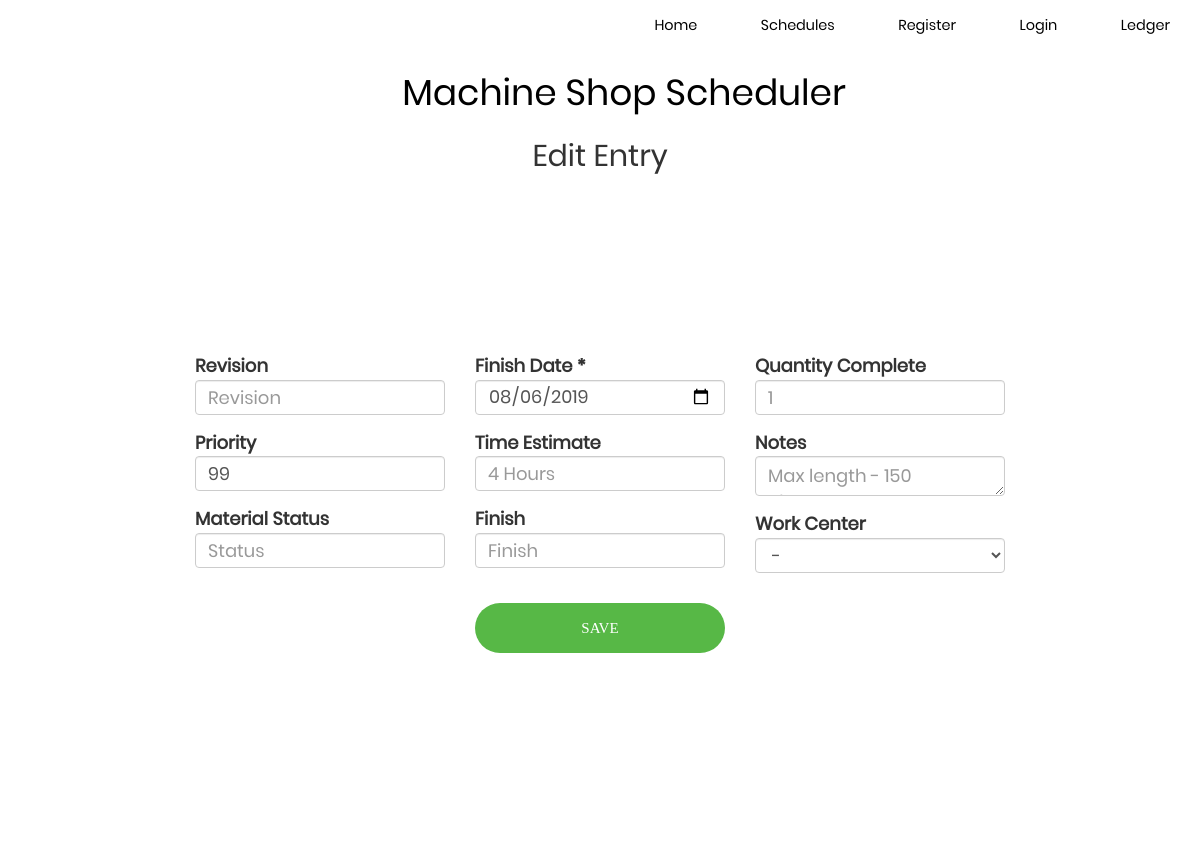
The app's page /item/85, older data.
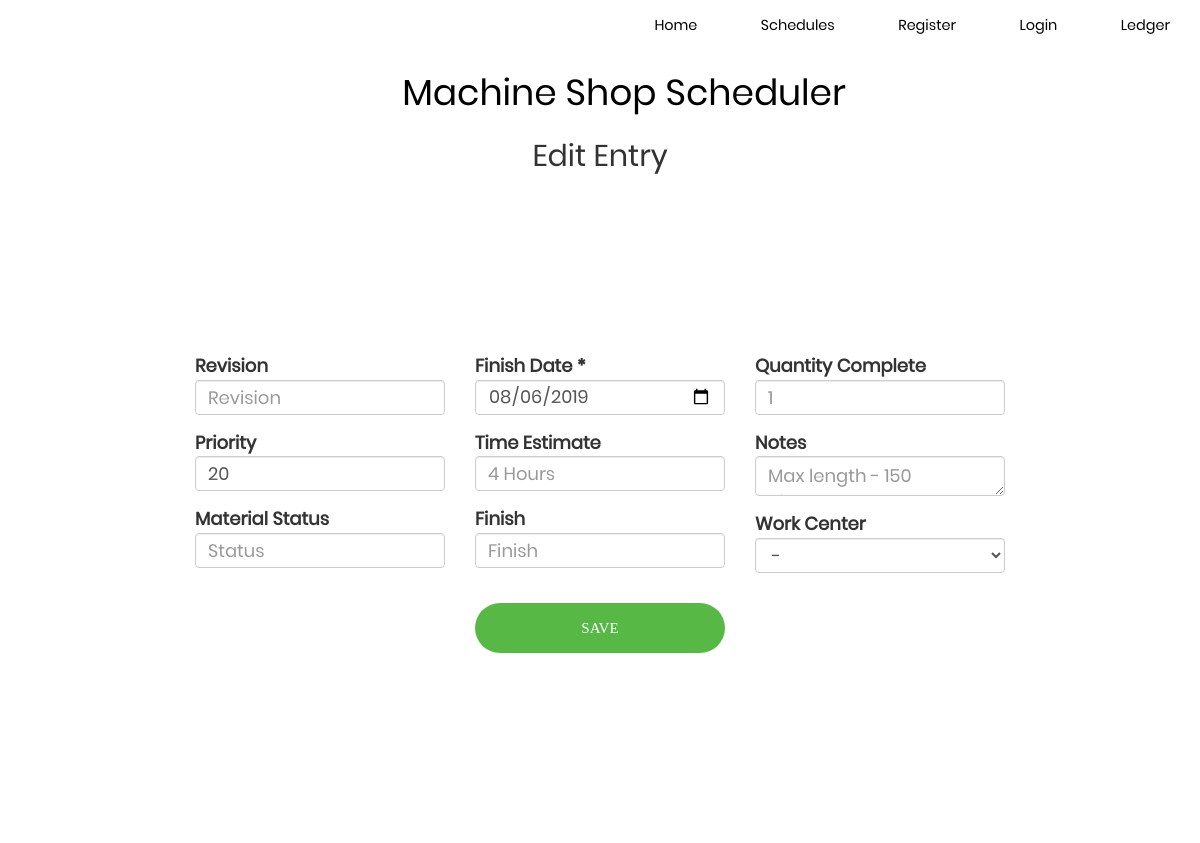
The same page, newer data.
### models.py (models this page shows, shortened)
class Schedule(db.Model):
    __tablename__ = "schedule"
    id = db.Column(db.Integer, primary_key=True)
    due_date = db.Column(db.Date)
    part_number = db.Column(db.String)
    part_description = db.Column(db.String)
    job_number = db.Column(db.Integer)
    work_number = db.Column(db.String)
    part_quantity = db.Column(db.Integer)
    part_location = db.Column(db.String)
    entry_time = db.Column(db.String)
    entry_date = db.Column(db.Date)
    employee_id = db.Column(db.String)
    comments = db.Column(db.String)
    revision = db.Column(db.String)
    material_status = db.Column(db.String)
    machine_center = db.Column(db.String)
    original_estimated_time = db.Column(db.String)
    quantity_complete = db.Column(db.String)
    actual_time = db.Column(db.String)
    archived = db.Column(db.Boolean)
    priority = db.Column(db.Integer)
    finish = db.Column(db.String)
    pdf = db.Column(db.String)

### main.py (the view)
@app.route('/item/<int:id>', methods=['GET', 'POST'])
def edit(id):
    qry = db_session.query(Schedule).filter(Schedule.id == id)
    entry = qry.first()
    if entry:
        form = SchedulerDataEntryForm(formdata=request.form, obj=entry)
        if request.method == 'POST':
            edit_entry(form, entry)
            return redirect('/schedules/master')
        return render_template('edit.html', form=form)
    else:
        return 'Error loading #{id}. Please report this issue.'.format(id=id)

### forms.py
class SchedulerDataEntryForm(Form):
    due_date = StringField('Finish Date *')
    employee_id = StringField('Employee')
    part_number = StringField('Barcode *')
    comments = TextAreaField('Notes', render_kw={"rows": 1, "cols": 20})
    revision = StringField('Revision')
    original_estimated_time = StringField('Time Estimate')
    quantity_complete = StringField('Quantity Complete')
    priority = StringField('Priority')
    material_status = StringField('Material Status')
    finish = StringField('Finish')
    work_center = SelectField(choices=[('-', '-'), ('CNCP', 'CNCP'), ('LASR', 'LASR'), ('MNUL', 'MNUL'), ('MS', 'MS'),
                                       ('MSO', 'MSO'), ('NLLG', 'NLLG'), ('NLMD', 'NLMD'), ('NMLG', 'NMLG'),
                                       ('NMSM', 'NMSM'), ('PNT', 'PNT'), ('SAWS', 'SAWS'), ('SMBK', 'SMBK'),
                                       ('SMPC', 'SMPC'), ('WELD', 'WELD')])

### Templates/edit.html (shortened to what this page needs)
<!DOCTYPE html>
<html>
<head>
  <link rel="stylesheet" href="../static/css/bootstrap.min.css">
  <link rel="stylesheet" type="text/css" href="../static/css/styles.css">
  <link rel="stylesheet" type="text/css" href="../static/css/main.css">
</head>
<header>
  <nav>
    <ul>
      <li><a href="{{url_for('index')}}">Home</a></li>
      <li><a href="{{url_for('schedules')}}">Schedules</a></li>
      <li><a href="{{url_for('register')}}">Register</a></li>
      <li><a href="{{url_for('login')}}">Login</a></li>
<li><a href="static/ledger.pdf">Ledger</a></li>
    </ul>
  </nav>
</header>
<body>
  <h1>Machine Shop Scheduler</h1><br /><br /><br />
  <h2>Edit Entry</h2>
  <div class="container-entry">
    {%from "_formhelpers.html" import render_field %}
    <form method=post>
      <div class="wrap-entry">
        <div class="row">
          <div class="col-xs-4">
            <dl>
              {{ render_field(form.revision, class="form-control", maxlength="10", placeholder="Revision") }}
              {{ render_field(form.priority, oninput="javascript: if (this.value.length > 2) this.value = this.value.slice(0, 2);", type='number', class="form-control", maxlength="2", placeholder="00") }}
              {{ render_field(form.material_status, class='form-control', placeholder='Status') }}
            </dl>
          </div>
          <div class="col-xs-4">
            <dl>
              {{ render_field(form.due_date, type="date", class="form-control", maxlength="25", placeholder="2019-05-02") }}
              {{ render_field(form.original_estimated_time, class="form-control", maxlength="20", placeholder="4 Hours") }}
              {{ render_field(form.finish, class='form-control', maxlength='20', placeholder='Finish') }}
              <div class="container-login100-form-btn">
    						<button class="login100-form-btn">
    							Save
    						</button>
    					</div>
            </dl>
          </div>
          <div class="col-xs-4">
            <dl>
              {{ render_field(form.quantity_complete, class="form-control", maxlength="20", placeholder="1") }}
              {{ render_field(form.comments, class="form-control", maxlength="150", placeholder="Max length - 150 characters") }}
              {{ render_field(form.work_center, class="form-control") }}
            </dl>
          </div>
        </div>
      </div>
    </form>
</body>
</html>

### Templates/_formhelpers.html (shortened to what this page needs)
{% macro render_field(field) %}
    <dt>{{ field.label }}
    <dd>{{ field(**kwargs)|safe }}
    </dd>
{% endmacro %}

### Static/css/styles.css (style rules this page uses)
html, body { background-color: white; font-family: Poppins-Regular, sans-serif; }
header { width: 100%; height: 60px; background-color: white; }
h1 { position: absolute; padding: 3px; float:left; margin-left: 2%; margin-top: 10px; color: black; }
ul { width: auto; float: right; margin-top: 8px; }
li { display: inline-block; padding: 15px 30px; }
nav a, nav a:active, nav a:visited,nav a:focus { text-align: center; color: black; font-size: 1.2vw; text-decoration: none; }
.form-control { margin-top: -4px; margin-bottom: 15px; height: 35px; width: 250px; font-size: large; }
dt { font-size: large; }

### Static/css/main.css (style rules this page uses)
* { margin: 0px; padding: 0px; box-sizing: border-box; }
body, html { height: 100%; font-family: Poppins-Regular, sans-serif; }
h1,h2,h3,h4,h5,h6 { text-align: center; width: 100%; }
ul, li { margin: 0px; list-style-type: none; }
input { outline: none; border: none; }
textarea { outline: none; border: none; }
button { outline: none !important; border: none; background: transparent; }
.container-entry { width: 100%; float: top; display: -webkit-box; display: -webkit-flex; display: -moz-box; display: -ms-flexbox; justify-content: center; align-items: center; padding: 150px; background: white; }
.wrap-entry { width: 900px; background: #fff; border-radius: 10px; overflow: hidden; display: -webkit-box; display: -webkit-flex; display: -moz-box; display: -ms-flexbox; display: flex; flex-wrap: wrap; justify-content: center; padding: 20px 0px; }
.container-login100-form-btn { width: 100%; display: -webkit-box; display: -webkit-flex; display: -moz-box; display: -ms-flexbox; display: flex; flex-wrap: wrap; justify-content: center; padding-top: 20px; }
.login100-form-btn { font-family: Montserrat-Bold; font-size: 15px; line-height: 1.5; color: #fff; text-transform: uppercase; width: 100%; height: 50px; border-radius: 25px; background: #57b846; display: -webkit-box; display: -webkit-flex; display: -moz-box; display: -ms-flexbox; display: flex; justify-content: center; align-items: center; padding: 0 25px; -webkit-transition: all 0.4s; -o-transition: all 0.4s; -moz-transition: all 0.4s; transition: all 0.4s; }

Row changes from the older to the newer data that the page shows:
changed Schedule: priority "99" → "20"
